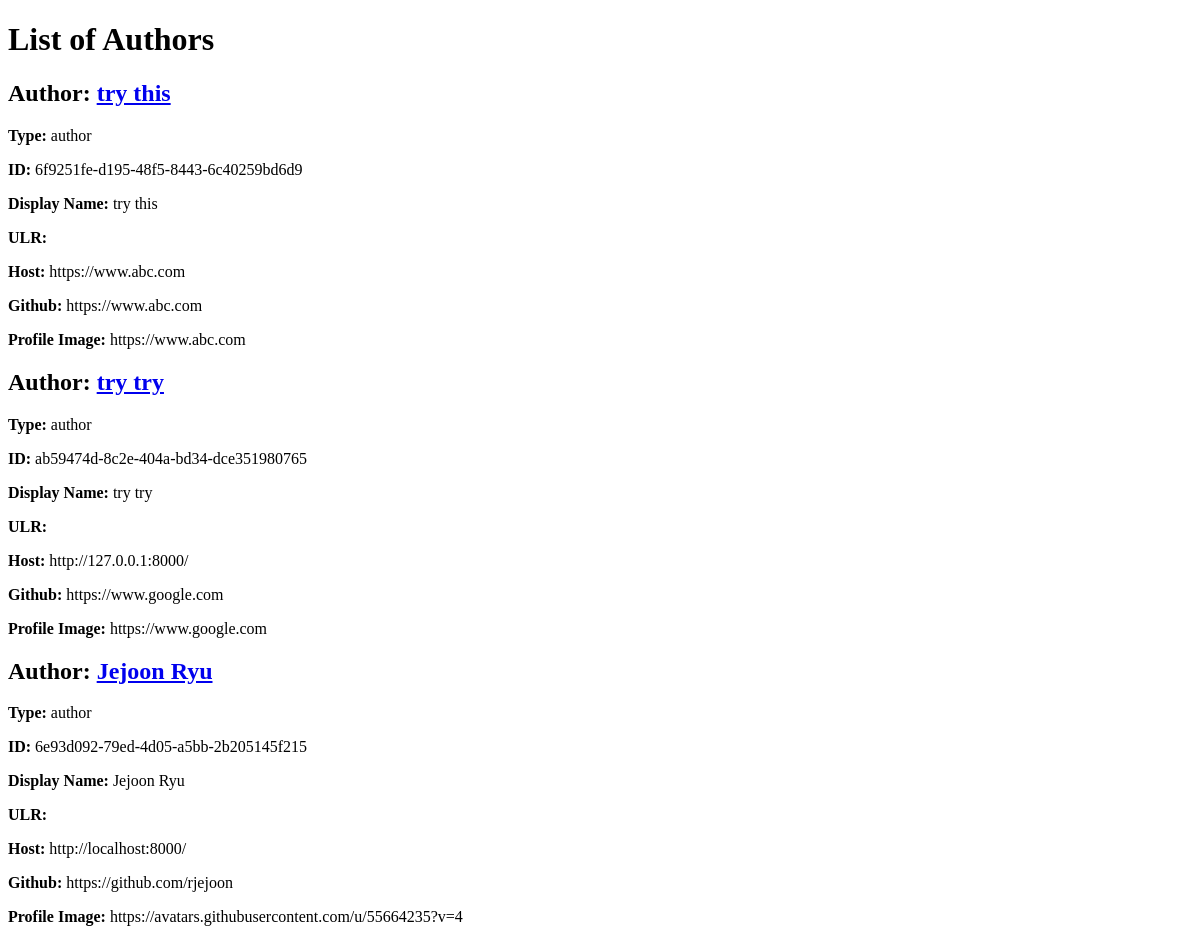
/authors/, run on an earlier commit of the app's database.
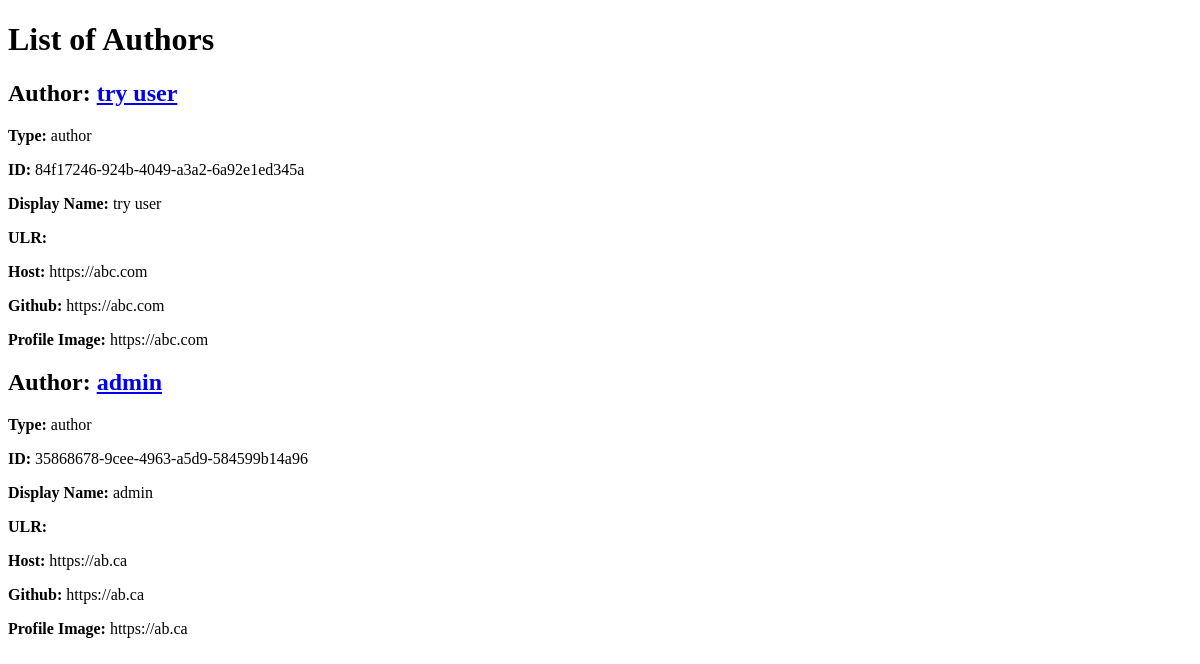
And on a later commit of the database.
### social_distribution/models.py (models this page shows, shortened)
class Author(AbstractUser):
    class Meta:
        verbose_name = 'Author'
    id = models.UUIDField(primary_key=True, default=uuid.uuid4, editable=False)
    host = models.URLField()
    github = models.URLField()
    profile_image = models.URLField()
    followers = models.ManyToManyField('self')
    following = models.ManyToManyField('self')      # TODO is following field necessary?
    objects = AuthorManager()
    REQUIRED_FIELDS = ['first_name', 'last_name', 'host', 'github', 'profile_image']
    def get_full_name(self):
        full_name = f"{self.first_name} {self.last_name}"
        return full_name.strip()

### authors/views.py (the view)
# urls.py: path('', views.display_authors, name='display_authors'),
def display_authors(request):
    authors = Author.objects.all()
    return render(request, 'authors/authors_base.html', {'authors': authors})

### authors/templates/authors/authors_base.html (shortened to what this page needs)
<!DOCTYPE html>
<html>
    <head>
    </head>
    <body>
        <h1>List of Authors</h1>
        <div class="authors">
            {% for author in authors %}
            <div class="author">
                <h2> <b> Author: </b> <a href="{% url 'display_author' id=author.id %}"> {{author.get_full_name}} </a></h2>
                <p> <b> Type: </b> author </p>
                <p> <b> ID: </b> {{author.id}} </p>
                <p> <b> Display Name: </b> {{author.first_name}} {{author.last_name}} </p>
                <p> <b> ULR: </b> {{author.url}} </p>
                <p> <b> Host: </b> {{author.host}} </p>
                <p> <b> Github: </b> {{author.github}} </p>
                <p> <b> Profile Image: </b> {{author.profile_image}} </p>
            </div>
            {% endfor %}
        </div>
    </body>
</html>

What changed in the data, as far as the page shows it:
removed Author: get_full_name "try this", id "6f9251fe-d195-48f5-8443-6c40259bd6d9", first_name "try", last_name "this", host "https://www.abc.com", github "https://www.abc.com", profile_image "https://www.abc.com"
removed Author: get_full_name "try try", id "ab59474d-8c2e-404a-bd34-dce351980765", first_name "try", last_name "try", host "http://127.0.0.1:8000/", github "https://www.google.com", profile_image "https://www.google.com"
removed Author: get_full_name "Jejoon Ryu", id "6e93d092-79ed-4d05-a5bb-2b205145f215", first_name "Jejoon", last_name "Ryu", host "http://localhost:8000/", github "https://github.com/rjejoon", profile_image "https://avatars.githubusercontent.com/u/55664235?v=4"
added Author: get_full_name "try user", id "84f17246-924b-4049-a3a2-6a92e1ed345a", first_name "try", last_name "user", host "https://abc.com", github "https://abc.com", profile_image "https://abc.com"
added Author: get_full_name "admin", id "35868678-9cee-4963-a5d9-584599b14a96", first_name "admin", host "https://ab.ca", github "https://ab.ca", profile_image "https://ab.ca"
